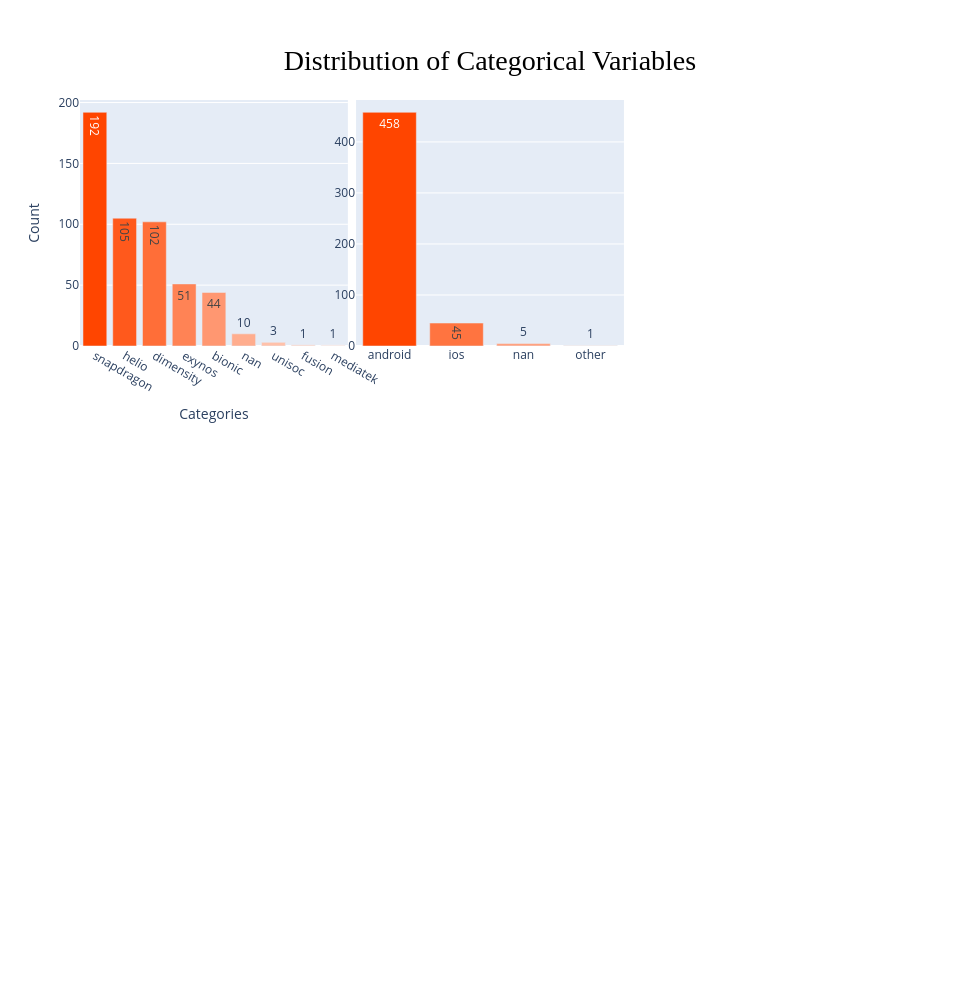

The notebook cell saved with this chart:
### Code cell
# Ensure that df_categorical contains the correct categorical columns
df_categorical = df[[ 'processor_brand', 'os']].astype(str)

# Create the subplots 
fig = make_subplots(
    rows=3, cols=3, specs=[[{'type': 'bar'}]*3]*3,  # Change type to 'bar' for bar graphs
    vertical_spacing=0.05, horizontal_spacing=0.01
)

# Loop through all the features and add the bar chart to the subplot
for i, feature in enumerate(df_categorical.columns):
    value_counts = df_categorical[feature].value_counts()
    labels = value_counts.index.tolist()
    values = value_counts.values.tolist()

    # Define color map based on orangered color
    cmap = colors.LinearSegmentedColormap.from_list("orangered", ["orangered", "white"])
    norm = colors.Normalize(vmin=0, vmax=len(labels))
    color_list = [colors.rgb2hex(cmap(norm(i))) for i in range(len(labels))]

    # Create the bar chart
    bar_chart = go.Bar(
        x=labels,
        y=values,
        marker=dict(color=color_list),
        text=values,
        textposition='auto',
        name=feature  # Name the trace with the feature name
    )

    # Add the bar chart to the subplot
    if i < 8:
        row = i // 3 + 1
        col = i % 3 + 1
        fig.add_trace(bar_chart, row=row, col=col)

# Update the layout
fig.update_layout(
    showlegend=False, height=1000, width=980, 
    title={
        'text': "Distribution of Categorical Variables",
        'y': 0.95,
        'x': 0.5,
        'xanchor': 'center',
        'yanchor': 'top',
        'font': {'size': 28, 'color': 'black', 'family': 'Calibri'}
    },
    xaxis_title="Categories",  # Label for the x-axis
    yaxis_title="Count"  # Label for the y-axis
)

# Show the plot
fig.show()

### Figure 1 — Plotly figure (JSON) as saved in the notebook; plotly's stock layout.template omitted (floating-point values rounded to 4 significant figures)
{"data": [{"marker": {"color": ["#ff4500", "#ff591c", "#ff6e38", "#ff8355", "#ff9771", "#ffad8e", "#ffc1aa", "#ffd6c7", "#ffebe3"]}, "name": "processor_brand", "text": ["192", "105", "102", "51", "44", "10", "3", "1", "1"], "textposition": "auto", "type": "bar", "x": ["snapdragon", "helio", "dimensity", "exynos", "bionic", "nan", "unisoc", "fusion", "mediatek"], "xaxis": "x", "y": [192, 105, 102, 51, 44, 10, 3, 1, 1], "yaxis": "y"}, {"marker": {"color": ["#ff4500", "#ff7440", "#ffa280", "#ffd1c0"]}, "name": "os", "text": ["458", "45", "5", "1"], "textposition": "auto", "type": "bar", "x": ["android", "ios", "nan", "other"], "xaxis": "x2", "y": [458, 45, 5, 1], "yaxis": "y2"}], "layout": {"height": 1000, "showlegend": false, "title": {"font": {"color": "black", "family": "Calibri", "size": 28}, "text": "Distribution of Categorical Variables", "x": 0.5, "xanchor": "center", "y": 0.95, "yanchor": "top"}, "width": 980, "xaxis": {"anchor": "y", "autorange": true, "domain": [0, 0.3267], "range": [-0.5, 8.5], "title": {"text": "Categories"}, "type": "category"}, "xaxis2": {"anchor": "y2", "autorange": true, "domain": [0.3367, 0.6633], "range": [-0.5, 3.5], "type": "category"}, "xaxis3": {"anchor": "y3", "domain": [0.6733, 1]}, "xaxis4": {"anchor": "y4", "domain": [0, 0.3267]}, "xaxis5": {"anchor": "y5", "domain": [0.3367, 0.6633]}, "xaxis6": {"anchor": "y6", "domain": [0.6733, 1]}, "xaxis7": {"anchor": "y7", "domain": [0, 0.3267]}, "xaxis8": {"anchor": "y8", "domain": [0.3367, 0.6633]}, "xaxis9": {"anchor": "y9", "domain": [0.6733, 1]}, "yaxis": {"anchor": "x", "autorange": true, "domain": [0.7, 1], "range": [0, 202.1], "title": {"text": "Count"}, "type": "linear"}, "yaxis2": {"anchor": "x2", "autorange": true, "domain": [0.7, 1], "range": [0, 482.1], "type": "linear"}, "yaxis3": {"anchor": "x3", "domain": [0.7, 1]}, "yaxis4": {"anchor": "x4", "domain": [0.35, 0.65]}, "yaxis5": {"anchor": "x5", "domain": [0.35, 0.65]}, "yaxis6": {"anchor": "x6", "domain": [0.35, 0.65]}, "yaxis7": {"anchor": "x7", "domain": [0, 0.3]}, "yaxis8": {"anchor": "x8", "domain": [0, 0.3]}, "yaxis9": {"anchor": "x9", "domain": [0, 0.3]}}}
